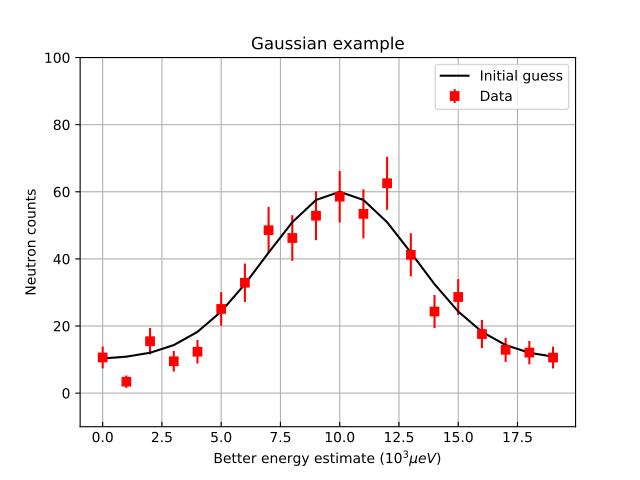

The script that drew this image:
from __future__ import division
import numpy as np
import matplotlib.pyplot as plt
from mantid import plots
from mantid.simpleapi import CreateWorkspace

# Create a workspace that has a Gaussian peak
x = np.arange(20)
y0 = 10.+50.*np.exp(-(x-10.)**2/20.)
err=np.sqrt(y0)
y = 10.+50*np.exp(-(x-10)**2/20.)
y += err*np.random.normal(size=len(err))
err = np.sqrt(y)
w = CreateWorkspace(DataX=x, DataY=y, DataE=err, NSpec=1, UnitX='DeltaE')

# Plot - note that the projection='mantid' keyword is passed to all axes
fig, ax = plt.subplots(subplot_kw={'projection':'mantid'})
ax.errorbar(w,'rs', label='Data')
ax.plot(x,y0,'k-', label='Initial guess')
ax.legend()
ax.set_xlabel('Better energy estimate ($10^3\mu eV$)')
ax.set_ylabel('Neutron counts')
ax.set_ylim(-10,100)
ax.set_title('Gaussian example')
ax.tick_params(axis='x', direction='in')
ax.tick_params(axis='y', direction='out')
ax.grid(True)
#fig.show()
